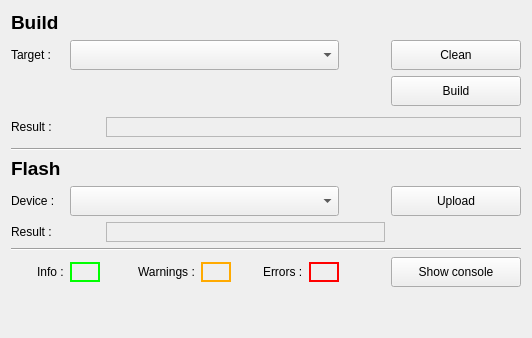
      <widget class="QWidget" name="build_flash_tab">
       <attribute name="title">
        <string>Build / Flash</string>
       </attribute>
       <attribute name="toolTip">
        <string>Tab to build and flash the current configuration</string>
       </attribute>
       <layout class="QGridLayout" name="gridLayout_3">
        <item row="11" column="0">
         <widget class="QLabel" name="label_28">
          <property name="minimumSize">
           <size>
            <width>20</width>
            <height>20</height>
           </size>
          </property>
          <property name="maximumSize">
           <size>
            <width>20</width>
            <height>20</height>
           </size>
          </property>
          <property name="text">
           <string/>
          </property>
          <property name="pixmap">
           <pixmap>icons/gtk-info.svg</pixmap>
          </property>
         </widget>
        </item>
        <item row="3" column="3" colspan="9">
         <widget class="QLabel" name="build_result">
          <property name="sizePolicy">
           <sizepolicy hsizetype="Expanding" vsizetype="Preferred">
            <horstretch>0</horstretch>
            <verstretch>0</verstretch>
           </sizepolicy>
          </property>
          <property name="minimumSize">
           <size>
            <width>0</width>
            <height>20</height>
           </size>
          </property>
          <property name="maximumSize">
           <size>
            <width>16777215</width>
            <height>20</height>
           </size>
          </property>
          <property name="toolTip">
           <string>Clean &amp; build result</string>
          </property>
          <property name="frameShape">
           <enum>QFrame::StyledPanel</enum>
          </property>
          <property name="text">
           <string/>
          </property>
         </widget>
        </item>
        <item row="11" column="2">
         <widget class="QLabel" name="info_nb">
          <property name="sizePolicy">
           <sizepolicy hsizetype="Preferred" vsizetype="Preferred">
            <horstretch>0</horstretch>
            <verstretch>0</verstretch>
           </sizepolicy>
          </property>
          <property name="minimumSize">
           <size>
            <width>30</width>
            <height>20</height>
           </size>
          </property>
          <property name="maximumSize">
           <size>
            <width>30</width>
            <height>20</height>
           </size>
          </property>
          <property name="font">
           <font>
            <weight>75</weight>
            <bold>true</bold>
           </font>
          </property>
          <property name="toolTip">
           <string>Info found during build</string>
          </property>
          <property name="styleSheet">
           <string notr="true">border:2px solid #00ff00;</string>
          </property>
          <property name="frameShape">
           <enum>QFrame::StyledPanel</enum>
          </property>
          <property name="text">
           <string/>
          </property>
         </widget>
        </item>
        <item row="7" column="2">
         <widget class="QLabel" name="flash_resut_icon">
          <property name="sizePolicy">
           <sizepolicy hsizetype="Preferred" vsizetype="Preferred">
            <horstretch>0</horstretch>
            <verstretch>0</verstretch>
           </sizepolicy>
          </property>
          <property name="minimumSize">
           <size>
            <width>30</width>
            <height>0</height>
           </size>
          </property>
          <property name="maximumSize">
           <size>
            <width>16777215</width>
            <height>16777215</height>
           </size>
          </property>
          <property name="toolTip">
           <string/>
          </property>
          <property name="frameShape">
           <enum>QFrame::NoFrame</enum>
          </property>
          <property name="text">
           <string/>
          </property>
         </widget>
        </item>
        <item row="7" column="3" colspan="8">
         <widget class="QLabel" name="flash_result">
          <property name="sizePolicy">
           <sizepolicy hsizetype="Expanding" vsizetype="Preferred">
            <horstretch>0</horstretch>
            <verstretch>0</verstretch>
           </sizepolicy>
          </property>
          <property name="minimumSize">
           <size>
            <width>0</width>
            <height>20</height>
           </size>
          </property>
          <property name="maximumSize">
           <size>
            <width>16777215</width>
            <height>20</height>
           </size>
          </property>
          <property name="toolTip">
           <string>Flash result</string>
          </property>
          <property name="frameShape">
           <enum>QFrame::StyledPanel</enum>
          </property>
          <property name="text">
           <string/>
          </property>
         </widget>
        </item>
        <item row="5" column="0" colspan="2">
         <widget class="QLabel" name="label_25">
          <property name="font">
           <font>
            <pointsize>14</pointsize>
            <weight>75</weight>
            <bold>true</bold>
           </font>
          </property>
          <property name="text">
           <string>Flash</string>
          </property>
         </widget>
        </item>
        <item row="11" column="8">
         <widget class="QLabel" name="label_10">
          <property name="text">
           <string>Errors :</string>
          </property>
         </widget>
        </item>
        <item row="4" column="0" colspan="12">
         <widget class="Line" name="line_3">
          <property name="orientation">
           <enum>Qt::Horizontal</enum>
          </property>
         </widget>
        </item>
        <item row="1" column="0" colspan="2">
         <widget class="QLabel" name="label_26">
          <property name="minimumSize">
           <size>
            <width>0</width>
            <height>0</height>
           </size>
          </property>
          <property name="maximumSize">
           <size>
            <width>60</width>
            <height>16777215</height>
           </size>
          </property>
          <property name="text">
           <string>Target :</string>
          </property>
         </widget>
        </item>
        <item row="11" column="5">
         <widget class="QLabel" name="label_11">
          <property name="text">
           <string>Warnings :</string>
          </property>
         </widget>
        </item>
        <item row="7" column="0" colspan="2">
         <widget class="QLabel" name="label_13">
          <property name="minimumSize">
           <size>
            <width>0</width>
            <height>0</height>
           </size>
          </property>
          <property name="maximumSize">
           <size>
            <width>60</width>
            <height>16777215</height>
           </size>
          </property>
          <property name="text">
           <string>Result :</string>
          </property>
         </widget>
        </item>
        <item row="11" column="6">
         <widget class="QLabel" name="warnings_nb">
          <property name="sizePolicy">
           <sizepolicy hsizetype="Preferred" vsizetype="Preferred">
            <horstretch>0</horstretch>
            <verstretch>0</verstretch>
           </sizepolicy>
          </property>
          <property name="minimumSize">
           <size>
            <width>30</width>
            <height>20</height>
           </size>
          </property>
          <property name="maximumSize">
           <size>
            <width>30</width>
            <height>20</height>
           </size>
          </property>
          <property name="font">
           <font>
            <weight>75</weight>
            <bold>true</bold>
           </font>
          </property>
          <property name="toolTip">
           <string>Warnings found during build</string>
          </property>
          <property name="styleSheet">
           <string notr="true">border:2px solid #ffaa00;</string>
          </property>
          <property name="frameShape">
           <enum>QFrame::StyledPanel</enum>
          </property>
          <property name="text">
           <string/>
          </property>
         </widget>
        </item>
        <item row="0" column="0" colspan="2">
         <widget class="QLabel" name="label_23">
          <property name="font">
           <font>
            <pointsize>14</pointsize>
            <weight>75</weight>
            <bold>true</bold>
           </font>
          </property>
          <property name="text">
           <string>Build</string>
          </property>
         </widget>
        </item>
        <item row="6" column="0" colspan="2">
         <widget class="QLabel" name="label_12">
          <property name="minimumSize">
           <size>
            <width>0</width>
            <height>0</height>
           </size>
          </property>
          <property name="maximumSize">
           <size>
            <width>60</width>
            <height>16777215</height>
           </size>
          </property>
          <property name="text">
           <string>Device :</string>
          </property>
         </widget>
        </item>
        <item row="11" column="10">
         <spacer name="horizontalSpacer_3">
          <property name="orientation">
           <enum>Qt::Horizontal</enum>
          </property>
          <property name="sizeHint" stdset="0">
           <size>
            <width>40</width>
            <height>20</height>
           </size>
          </property>
         </spacer>
        </item>
        <item row="11" column="1">
         <widget class="QLabel" name="label_14">
          <property name="text">
           <string>Info :</string>
          </property>
         </widget>
        </item>
        <item row="11" column="7">
         <widget class="QLabel" name="label_15">
          <property name="minimumSize">
           <size>
            <width>20</width>
            <height>20</height>
           </size>
          </property>
          <property name="maximumSize">
           <size>
            <width>20</width>
            <height>20</height>
           </size>
          </property>
          <property name="text">
           <string/>
          </property>
          <property name="pixmap">
           <pixmap>icons/dialog-error.svg</pixmap>
          </property>
         </widget>
        </item>
        <item row="1" column="2" colspan="8">
         <widget class="QComboBox" name="target">
          <property name="minimumSize">
           <size>
            <width>0</width>
            <height>30</height>
           </size>
          </property>
          <property name="maximumSize">
           <size>
            <width>16777215</width>
            <height>30</height>
           </size>
          </property>
          <property name="toolTip">
           <string>Current target</string>
          </property>
         </widget>
        </item>
        <item row="11" column="4">
         <widget class="QLabel" name="label_16">
          <property name="minimumSize">
           <size>
            <width>20</width>
            <height>20</height>
           </size>
          </property>
          <property name="maximumSize">
           <size>
            <width>20</width>
            <height>20</height>
           </size>
          </property>
          <property name="text">
           <string/>
          </property>
          <property name="pixmap">
           <pixmap>icons/dialog-warning.png</pixmap>
          </property>
         </widget>
        </item>
        <item row="1" column="11">
         <widget class="QPushButton" name="clean">
          <property name="minimumSize">
           <size>
            <width>130</width>
            <height>30</height>
           </size>
          </property>
          <property name="maximumSize">
           <size>
            <width>130</width>
            <height>30</height>
           </size>
          </property>
          <property name="toolTip">
           <string>Clean the current configuration</string>
          </property>
          <property name="layoutDirection">
           <enum>Qt::LeftToRight</enum>
          </property>
          <property name="text">
           <string>Clean</string>
          </property>
          <property name="icon">
           <iconset>
            <normaloff>icons/edit-clear.svg</normaloff>icons/edit-clear.svg</iconset>
          </property>
         </widget>
        </item>
        <item row="9" column="0" colspan="12">
         <widget class="Line" name="line_4">
          <property name="orientation">
           <enum>Qt::Horizontal</enum>
          </property>
         </widget>
        </item>
        <item row="11" column="9">
         <widget class="QLabel" name="errors_nb">
          <property name="sizePolicy">
           <sizepolicy hsizetype="Preferred" vsizetype="Preferred">
            <horstretch>0</horstretch>
            <verstretch>0</verstretch>
           </sizepolicy>
          </property>
          <property name="minimumSize">
           <size>
            <width>30</width>
            <height>20</height>
           </size>
          </property>
          <property name="maximumSize">
           <size>
            <width>30</width>
            <height>20</height>
           </size>
          </property>
          <property name="font">
           <font>
            <weight>75</weight>
            <bold>true</bold>
           </font>
          </property>
          <property name="toolTip">
           <string>Errors found during build</string>
          </property>
          <property name="autoFillBackground">
           <bool>false</bool>
          </property>
          <property name="styleSheet">
           <string notr="true">border:2px solid #ff0000;</string>
          </property>
          <property name="frameShape">
           <enum>QFrame::StyledPanel</enum>
          </property>
          <property name="text">
           <string/>
          </property>
         </widget>
        </item>
        <item row="6" column="2" colspan="8">
         <widget class="QComboBox" name="device">
          <property name="sizePolicy">
           <sizepolicy hsizetype="Expanding" vsizetype="Fixed">
            <horstretch>0</horstretch>
            <verstretch>0</verstretch>
           </sizepolicy>
          </property>
          <property name="minimumSize">
           <size>
            <width>0</width>
            <height>30</height>
           </size>
          </property>
          <property name="maximumSize">
           <size>
            <width>16777215</width>
            <height>30</height>
           </size>
          </property>
          <property name="toolTip">
           <string>Current device</string>
          </property>
         </widget>
        </item>
        <item row="2" column="11">
         <widget class="QPushButton" name="build">
          <property name="minimumSize">
           <size>
            <width>130</width>
            <height>30</height>
           </size>
          </property>
          <property name="maximumSize">
           <size>
            <width>130</width>
            <height>30</height>
           </size>
          </property>
          <property name="toolTip">
           <string>Build the current configuration</string>
          </property>
          <property name="layoutDirection">
           <enum>Qt::LeftToRight</enum>
          </property>
          <property name="text">
           <string>Build</string>
          </property>
          <property name="icon">
           <iconset>
            <normaloff>icons/system-run.png</normaloff>icons/system-run.png</iconset>
          </property>
         </widget>
        </item>
        <item row="11" column="11" alignment="Qt::AlignVCenter">
         <widget class="QPushButton" name="show_console">
          <property name="minimumSize">
           <size>
            <width>0</width>
            <height>30</height>
           </size>
          </property>
          <property name="maximumSize">
           <size>
            <width>16777215</width>
            <height>20</height>
           </size>
          </property>
          <property name="toolTip">
           <string>Switch to the console tab</string>
          </property>
          <property name="layoutDirection">
           <enum>Qt::LeftToRight</enum>
          </property>
          <property name="text">
           <string>Show console</string>
          </property>
          <property name="icon">
           <iconset>
            <normaloff>icons/utilities-terminal.svg</normaloff>icons/utilities-terminal.svg</iconset>
          </property>
         </widget>
        </item>
        <item row="12" column="11">
         <spacer name="verticalSpacer_2">
          <property name="orientation">
           <enum>Qt::Vertical</enum>
          </property>
          <property name="sizeHint" stdset="0">
           <size>
            <width>20</width>
            <height>40</height>
           </size>
          </property>
         </spacer>
        </item>
        <item row="3" column="2">
         <widget class="QLabel" name="build_result_icon">
          <property name="sizePolicy">
           <sizepolicy hsizetype="Preferred" vsizetype="Preferred">
            <horstretch>0</horstretch>
            <verstretch>0</verstretch>
           </sizepolicy>
          </property>
          <property name="minimumSize">
           <size>
            <width>0</width>
            <height>0</height>
           </size>
          </property>
          <property name="maximumSize">
           <size>
            <width>30</width>
            <height>16777215</height>
           </size>
          </property>
          <property name="toolTip">
           <string/>
          </property>
          <property name="frameShape">
           <enum>QFrame::NoFrame</enum>
          </property>
          <property name="text">
           <string/>
          </property>
         </widget>
        </item>
        <item row="6" column="11">
         <widget class="QPushButton" name="upload">
          <property name="enabled">
           <bool>true</bool>
          </property>
          <property name="minimumSize">
           <size>
            <width>130</width>
            <height>30</height>
           </size>
          </property>
          <property name="maximumSize">
           <size>
            <width>130</width>
            <height>30</height>
           </size>
          </property>
          <property name="toolTip">
           <string>Flash the current device</string>
          </property>
          <property name="text">
           <string>Upload</string>
          </property>
          <property name="icon">
           <iconset>
            <normaloff>icons/go-up.svg</normaloff>icons/go-up.svg</iconset>
          </property>
         </widget>
        </item>
        <item row="3" column="0" colspan="2">
         <widget class="QLabel" name="label_9">
          <property name="minimumSize">
           <size>
            <width>0</width>
            <height>30</height>
           </size>
          </property>
          <property name="maximumSize">
           <size>
            <width>60</width>
            <height>16777215</height>
           </size>
          </property>
          <property name="text">
           <string>Result :</string>
          </property>
         </widget>
        </item>
       </layout>
      </widget>
